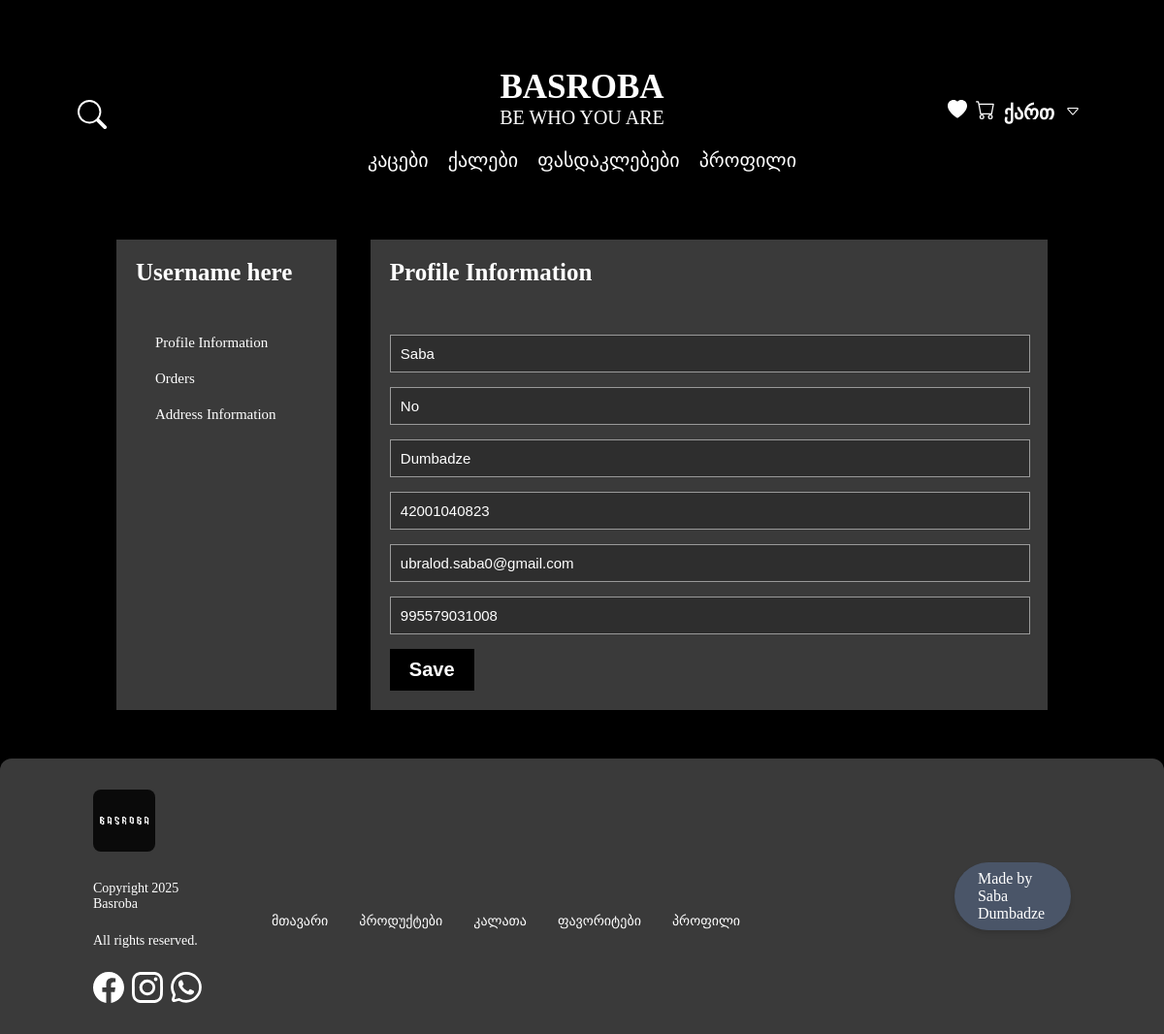
Page /profile/ (signed in) on the committed database.
### app/models.py (models this page shows, shortened)
class User_Info(models.Model):
    user = models.ForeignKey(User, on_delete=models.CASCADE, related_name="user_info")
    first_name = models.CharField(max_length=150, default="No")
    middle_name = models.CharField(max_length=150, default="No")
    last_name = models.CharField(max_length=150, default="No")
    id_number = models.IntegerField(default=0)
    email_address = models.EmailField(default="No")
    phone_number = models.IntegerField(default=0)

### app/views.py (the view)
# urls.py: path("profile/", views.profile, name="profile"),
def profile(request):
    user_info = User_Info.objects.filter(user=request.user).first()
    if not user_info and request.user.is_authenticated:
        return redirect("index")
    else:
        return render(request, "profile.html", {
            "user_info": user_info
        })

### app/templates/profile.html (shortened to what this page needs)
{% extends 'layout.html' %}
{% load static %}
{% block head %}
    <link rel="stylesheet" href="{% static 'css/profile.css' %}">
{% endblock %}
{% block body %}
    <div class="profile">
        <div class="sidebar">
            <h1>Username here</h1>
            <a onclick="open_part1()" style="cursor: pointer;">Profile Information</a>
            <a onclick="open_part2()" style="cursor: pointer;">Orders</a>
            <a onclick="open_part3()" style="cursor: pointer;">Address Information</a>
        </div>
        <div class="main-part">
            <div class="main-part1" id="main-part1" style="display: none;">
                <h1>Profile Information</h1>
                <input type="text" placeholder="First Name" value="{{ user_info.first_name }}">
                <input type="text" placeholder="Middle Name" value="{{ user_info.middle_name }}">
                <input type="text" placeholder="Last Name" value="{{ user_info.last_name }}">
                <input type="number" placeholder="Id Number" value="{{ user_info.id_number }}">
                <input type="email" placeholder="Email Address" value="{{ user_info.email_address }}">
                <input type="number" placeholder="Phone Number" value="{{ user_info.phone_number }}">
                <button type="submit">Save</button>
            </div>
        </div>
    </div>
{% endblock %}

### app/static/css/layout.css (style rules this page uses)
button { cursor: pointer; }
a { cursor: pointer; }
body { padding: 0; margin: 0; background-color: black; overflow-x: hidden; }

### app/static/css/profile.css (style rules this page uses)
.profile { position: relative; top: 0; left: 0; width: 80%; left: 10%; display: grid; margin-top: 50px; margin-bottom: 50px; grid-template-columns: 1.3fr 0.2fr 4fr; }
.sidebar { position: relative; top: 0; left: 0; width: calc(100% - 40px); height: calc(100% - 40px); padding: 20px; background-color: rgb(58, 58, 58); grid-column: 1; }
.main-part { position: relative; top: 0; left: 0; width: calc(100% - 40px); height: calc(100% - 40px); padding: 20px; background-color: rgb(58, 58, 58); grid-column: 3; }
.main-part1 { position: relative; top: 0; left: 0; width: 100%; height: max-content; }
.main-part1 h1 { position: relative; top: 0; width: 100%; height: max-content; padding: 0; margin: 0; margin-bottom: 50px; font-size: 25px; font-weight: bold; color: white; }
.main-part1 input { position: relative; top: 0; left: 0; width: calc(100% - 20px); height: max-content; padding: 0; margin: 0; padding: 10px; font-size: 15px; font-weight: normal; background-color: rgb(46, 46, 46); border: rgb(154, 154, 154) solid 1px; margin-bottom: 15px; color: white; }
.main-part1 button { position: relative; top: 0; left: 0; width: max-content; height: max-content; padding: 0; margin: 0; font-size: 20px; font-weight: bold; color: white; background-color: black; padding: 10px; outline: none; border: none; padding-left: 20px; padding-right: 20px; }
.sidebar h1 { position: relative; top: 0; left: 0; width: 100%; height: max-content; padding: 0; margin: 0; font-size: 25px; font-weight: bold; color: white; margin-bottom: 40px; }
.sidebar a { position: relative; top: 0; left: 0; width: calc(100% - 40px); height: max-content; font-size: 15px; font-weight: normal; display: block; color: white; text-decoration: none; padding: 20px; padding-top: 10px; padding-bottom: 10px; }

### rows in the picture
User_Info: first_name "Saba", middle_name "No", last_name "Dumbadze", id_number "42001040823", email_address "ubralod.saba0@gmail.com", phone_number "995579031008"
